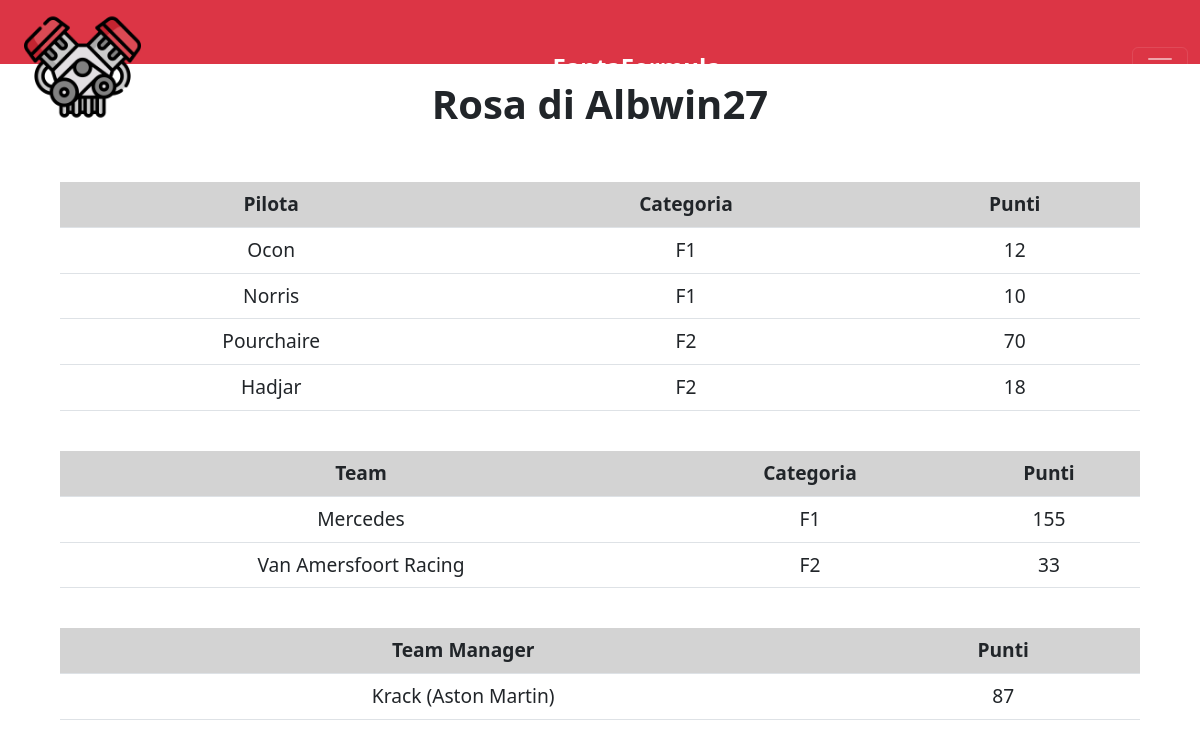
The app's page /fantaformula/rose/Albwin27 (signed in) with its own data.
### fantamotori/models.py (models this page shows)
class Formula_piloti(models.Model):
    nome = models.TextField()
    categoria = models.TextField()
    username = models.TextField(default="a")
    utente = models.ForeignKey(User, on_delete=models.PROTECT)
    gara01 = models.IntegerField(blank=True, null=True)
    gara02 = models.IntegerField(blank=True, null=True)
    gara03 = models.IntegerField(blank=True, null=True)
    gara04 = models.IntegerField(blank=True, null=True)
    gara05 = models.IntegerField(blank=True, null=True)
    gara06 = models.IntegerField(blank=True, null=True)
    gara07 = models.IntegerField(blank=True, null=True)
    gara08 = models.IntegerField(blank=True, null=True)
    gara09 = models.IntegerField(blank=True, null=True)
    gara10 = models.IntegerField(blank=True, null=True)
    gara11 = models.IntegerField(blank=True, null=True)
    gara12 = models.IntegerField(blank=True, null=True)
    gara13 = models.IntegerField(blank=True, null=True)
    gara14 = models.IntegerField(blank=True, null=True)
    gara15 = models.IntegerField(blank=True, null=True)
    gara16 = models.IntegerField(blank=True, null=True)
    gara17 = models.IntegerField(blank=True, null=True)
    gara18 = models.IntegerField(blank=True, null=True)
    gara19 = models.IntegerField(blank=True, null=True)
    gara20 = models.IntegerField(blank=True, null=True)
    gara21 = models.IntegerField(blank=True, null=True)
    gara22 = models.IntegerField(blank=True, null=True)
    gara23 = models.IntegerField(blank=True, null=True)
    totale = models.IntegerField(default=0)

class Formula_team(models.Model):
    nome = models.TextField()
    categoria = models.TextField()
    username = models.TextField(default="a")
    utente = models.ForeignKey(User, on_delete=models.PROTECT)
    gara01 = models.IntegerField(blank=True, null=True)
    gara02 = models.IntegerField(blank=True, null=True)
    gara03 = models.IntegerField(blank=True, null=True)
    gara04 = models.IntegerField(blank=True, null=True)
    gara05 = models.IntegerField(blank=True, null=True)
    gara06 = models.IntegerField(blank=True, null=True)
    gara07 = models.IntegerField(blank=True, null=True)
    gara08 = models.IntegerField(blank=True, null=True)
    gara09 = models.IntegerField(blank=True, null=True)
    gara10 = models.IntegerField(blank=True, null=True)
    gara11 = models.IntegerField(blank=True, null=True)
    gara12 = models.IntegerField(blank=True, null=True)
    gara13 = models.IntegerField(blank=True, null=True)
    gara14 = models.IntegerField(blank=True, null=True)
    gara15 = models.IntegerField(blank=True, null=True)
    gara16 = models.IntegerField(blank=True, null=True)
    gara17 = models.IntegerField(blank=True, null=True)
    gara18 = models.IntegerField(blank=True, null=True)
    gara19 = models.IntegerField(blank=True, null=True)
    gara20 = models.IntegerField(blank=True, null=True)
    gara21 = models.IntegerField(blank=True, null=True)
    gara22 = models.IntegerField(blank=True, null=True)
    gara23 = models.IntegerField(blank=True, null=True)
    totale = models.IntegerField(default=0)

class Formula_teammanager(models.Model):
    nome = models.TextField()
    username = models.TextField(default="a")
    utente = models.ForeignKey(User, on_delete=models.PROTECT)
    gara01 = models.IntegerField(blank=True, null=True)
    gara02 = models.IntegerField(blank=True, null=True)
    gara03 = models.IntegerField(blank=True, null=True)
    gara04 = models.IntegerField(blank=True, null=True)
    gara05 = models.IntegerField(blank=True, null=True)
    gara06 = models.IntegerField(blank=True, null=True)
    gara07 = models.IntegerField(blank=True, null=True)
    gara08 = models.IntegerField(blank=True, null=True)
    gara09 = models.IntegerField(blank=True, null=True)
    gara10 = models.IntegerField(blank=True, null=True)
    gara11 = models.IntegerField(blank=True, null=True)
    gara12 = models.IntegerField(blank=True, null=True)
    gara13 = models.IntegerField(blank=True, null=True)
    gara14 = models.IntegerField(blank=True, null=True)
    gara15 = models.IntegerField(blank=True, null=True)
    gara16 = models.IntegerField(blank=True, null=True)
    gara17 = models.IntegerField(blank=True, null=True)
    gara18 = models.IntegerField(blank=True, null=True)
    gara19 = models.IntegerField(blank=True, null=True)
    gara20 = models.IntegerField(blank=True, null=True)
    gara21 = models.IntegerField(blank=True, null=True)
    gara22 = models.IntegerField(blank=True, null=True)
    gara23 = models.IntegerField(blank=True, null=True)
    totale = models.IntegerField(default=0)

### fantamotori/views.py (the view)
# urls.py: path("fantaformula/rose/<utente>", views.formula_rosautente, name="fantaformula/rosautente"),
@login_required
def formula_rosautente(request, utente):
    if not request.user.fantaformula:
        return render(request, "errore.html", {
            "message": "Non partecipi al FantaFormula.",
            "cat": "formula"
        })
    piloti = Formula_piloti.objects.filter(username=utente)
    teams = Formula_team.objects.filter(username=utente)
    tm = Formula_teammanager.objects.get(username=utente)
    return render(request, "fantaformula/rosa_utente.html", {
        "utente": utente,
        "piloti": piloti,
        "teams": teams,
        "tm": tm,
        "cat": "formula"
    })

### fantamotori/templates/fantaformula/rosa_utente.html (shortened to what this page needs)
{% extends "layout.html" %}
{% block body %}
<div class="imppagina">
  <h1 class="rosa-utente">Rosa di {{ utente }}</h1>
  <table class="rosa-tavola table">
    <thead>
      <tr class="rosa-testa">
        <th scope="col">Pilota</th>
        <th scope="col">Categoria</th>
        <th scope="col">Punti</th>
      </tr>
    </thead>
    <tbody>
      {% for pilota in piloti %}
      <tr>
        <td>{{ pilota.nome }}</td>
        <td>{{ pilota.categoria }}</td>
        <td>{{ pilota.totale }}</td>
      </tr>
      {% endfor %}
    </tbody>
  </table>
  <br>
  <table class="rosa-tavola table">
    <thead>
      <tr class="rosa-testa">
        <th scope="col">Team</th>
        <th scope="col">Categoria</th>
        <th scope="col">Punti</th>
      </tr>
    </thead>
    <tbody>
      {% for team in teams %}
      <tr>
        <td>{{ team.nome }}</td>
        <td>{{ team.categoria }}</td>
        <td>{{ team.totale }}</td>
      </tr>
      {% endfor %}
    </tbody>
  </table>
  <br>
  <table class="rosa-tavola table">
    <thead>
      <tr class="rosa-testa">
        <th scope="col">Team Manager</th>
        <th scope="col">Punti</th>
      </tr>
    </thead>
    <tbody>
      <tr>
        <td>{{ tm.nome }}</td>
        <td>{{ tm.totale }}</td>
      </tr>
    </tbody>
  </table>
</div>
{% endblock %}

### fantamotori/static/styles.css (style rules this page uses)
body { margin: auto; max-width: 1440px; }
.imppagina { top: 10%; width: 100%; padding: 0 5% 0 5%; position: absolute; }
.rosa-utente { text-align: center; font-weight: bold; margin-bottom: 5%; }
.rosa-tavola { text-align: center; font-size: larger; }
.rosa-testa { background-color: lightgray; text-align: center; }

### records on screen
Formula_piloti: nome "Ocon", categoria "F1", totale "12"
Formula_piloti: nome "Norris", categoria "F1", totale "10"
Formula_piloti: nome "Pourchaire", categoria "F2", totale "70"
Formula_piloti: nome "Hadjar", categoria "F2", totale "18"
Formula_team: nome "Mercedes", categoria "F1", totale "155"
Formula_team: nome "Van Amersfoort Racing", categoria "F2", totale "33"
Formula_teammanager: nome "Krack (Aston Martin)", totale "87"

### other values on screen
{{ utente }} "Albwin27"
